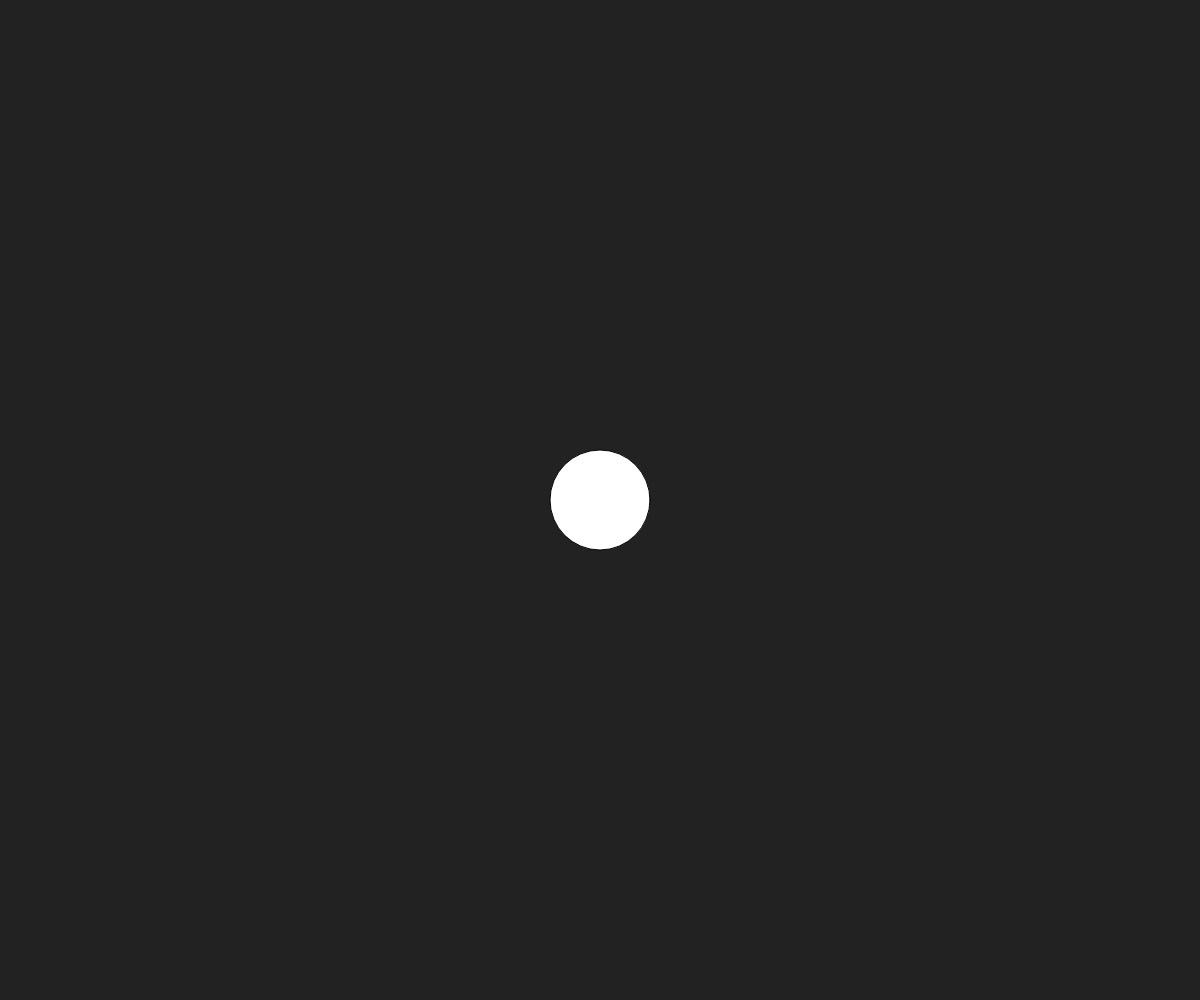
Frame 1 (no input)
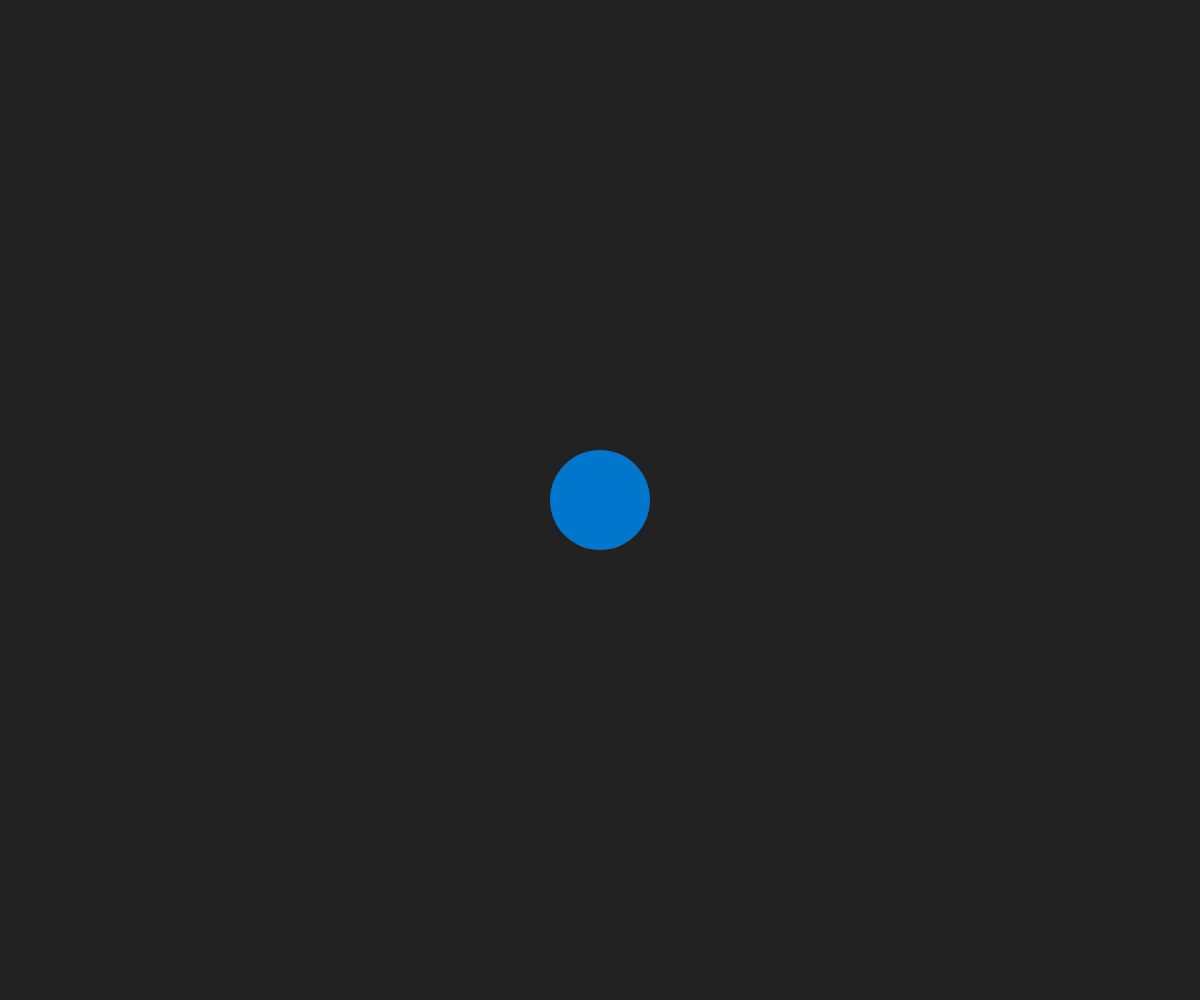
Frame 60 (no input)
Frame 120 (the mouse pressed at the canvas centre since frame 60): identical to frame 60, image omitted

The p5.js sketch that drew these frames (run headless with seeded random() and noise() and a simulated clock; from frame 60 on, the mouse is pressed at the canvas centre):

// p5.js sketch
// ── sketch.js
function setup() {
   createCanvas(windowWidth, windowHeight);
}

function draw() {
   background('#222');
   ellipse(windowWidth / 2, windowHeight / 2, 100, 100);
   fill('#07C');
   noStroke();
}

function windowResized() {
   resizeCanvas(windowWidth, windowHeight);
}
